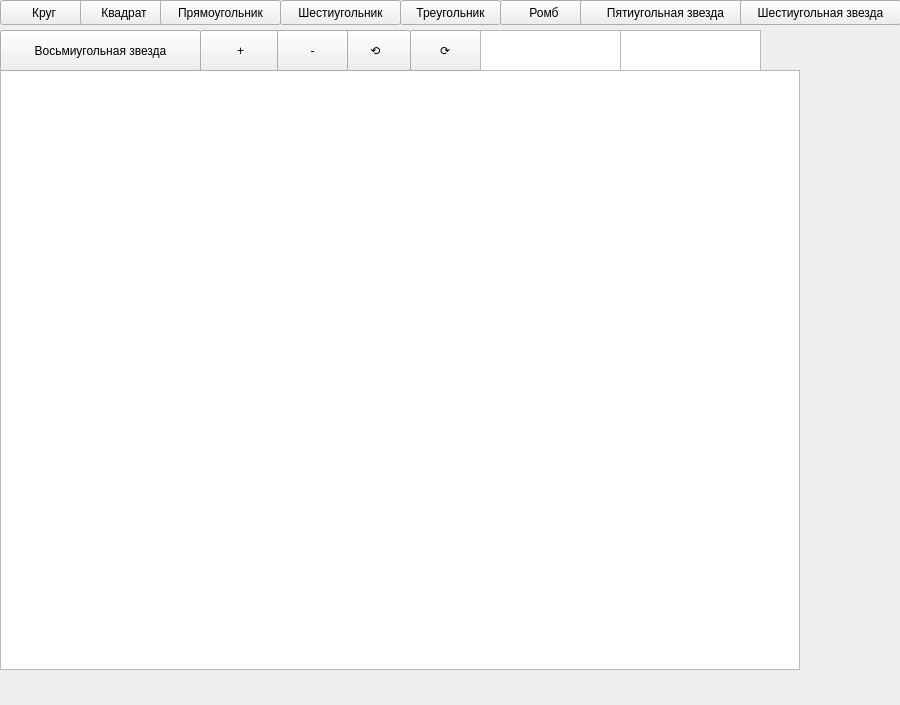
<?xml version="1.0" encoding="UTF-8"?>
<ui version="4.0">
 <class>MainWindow</class>
 <widget class="QMainWindow" name="MainWindow">
  <property name="geometry">
   <rect>
    <x>0</x>
    <y>0</y>
    <width>900</width>
    <height>705</height>
   </rect>
  </property>
  <property name="minimumSize">
   <size>
    <width>600</width>
    <height>600</height>
   </size>
  </property>
  <property name="maximumSize">
   <size>
    <width>900</width>
    <height>900</height>
   </size>
  </property>
  <property name="windowTitle">
   <string>MainWindow</string>
  </property>
  <widget class="QWidget" name="centralwidget">
   <widget class="QGraphicsView" name="graphicsView">
    <property name="geometry">
     <rect>
      <x>0</x>
      <y>70</y>
      <width>800</width>
      <height>600</height>
     </rect>
    </property>
    <property name="sizePolicy">
     <sizepolicy hsizetype="Ignored" vsizetype="Ignored">
      <horstretch>0</horstretch>
      <verstretch>0</verstretch>
     </sizepolicy>
    </property>
    <property name="minimumSize">
     <size>
      <width>600</width>
      <height>600</height>
     </size>
    </property>
    <property name="maximumSize">
     <size>
      <width>800</width>
      <height>800</height>
     </size>
    </property>
    <property name="baseSize">
     <size>
      <width>0</width>
      <height>0</height>
     </size>
    </property>
    <property name="resizeAnchor">
     <enum>QGraphicsView::AnchorViewCenter</enum>
    </property>
   </widget>
   <widget class="QPushButton" name="pushButton">
    <property name="geometry">
     <rect>
      <x>0</x>
      <y>0</y>
      <width>88</width>
      <height>25</height>
     </rect>
    </property>
    <property name="text">
     <string>Круг</string>
    </property>
   </widget>
   <widget class="QPushButton" name="pushButton_2">
    <property name="geometry">
     <rect>
      <x>80</x>
      <y>0</y>
      <width>88</width>
      <height>25</height>
     </rect>
    </property>
    <property name="text">
     <string>Квадрат</string>
    </property>
   </widget>
   <widget class="QPushButton" name="pushButton_3">
    <property name="geometry">
     <rect>
      <x>160</x>
      <y>0</y>
      <width>121</width>
      <height>25</height>
     </rect>
    </property>
    <property name="text">
     <string>Прямоугольник</string>
    </property>
   </widget>
   <widget class="QPushButton" name="pushButton_4">
    <property name="geometry">
     <rect>
      <x>280</x>
      <y>0</y>
      <width>121</width>
      <height>25</height>
     </rect>
    </property>
    <property name="text">
     <string>Шестиугольник</string>
    </property>
   </widget>
   <widget class="QPushButton" name="pushButton_5">
    <property name="geometry">
     <rect>
      <x>400</x>
      <y>0</y>
      <width>101</width>
      <height>25</height>
     </rect>
    </property>
    <property name="text">
     <string>Треугольник</string>
    </property>
   </widget>
   <widget class="QPushButton" name="pushButton_6">
    <property name="geometry">
     <rect>
      <x>340</x>
      <y>30</y>
      <width>71</width>
      <height>41</height>
     </rect>
    </property>
    <property name="text">
     <string>⟲</string>
    </property>
   </widget>
   <widget class="QPushButton" name="pushButton_7">
    <property name="geometry">
     <rect>
      <x>410</x>
      <y>30</y>
      <width>71</width>
      <height>41</height>
     </rect>
    </property>
    <property name="text">
     <string>⟳</string>
    </property>
   </widget>
   <widget class="QPushButton" name="pushButton_10">
    <property name="geometry">
     <rect>
      <x>200</x>
      <y>30</y>
      <width>81</width>
      <height>41</height>
     </rect>
    </property>
    <property name="text">
     <string>+</string>
    </property>
   </widget>
   <widget class="QTextBrowser" name="textBrowser">
    <property name="geometry">
     <rect>
      <x>480</x>
      <y>30</y>
      <width>141</width>
      <height>41</height>
     </rect>
    </property>
   </widget>
   <widget class="QTextBrowser" name="textBrowser_2">
    <property name="geometry">
     <rect>
      <x>620</x>
      <y>30</y>
      <width>141</width>
      <height>41</height>
     </rect>
    </property>
   </widget>
   <widget class="QPushButton" name="pushButton_8">
    <property name="geometry">
     <rect>
      <x>500</x>
      <y>0</y>
      <width>88</width>
      <height>25</height>
     </rect>
    </property>
    <property name="text">
     <string>Ромб</string>
    </property>
   </widget>
   <widget class="QPushButton" name="pushButton_9">
    <property name="geometry">
     <rect>
      <x>580</x>
      <y>0</y>
      <width>171</width>
      <height>25</height>
     </rect>
    </property>
    <property name="text">
     <string>Пятиугольная звезда</string>
    </property>
   </widget>
   <widget class="QPushButton" name="pushButton_11">
    <property name="geometry">
     <rect>
      <x>740</x>
      <y>0</y>
      <width>161</width>
      <height>25</height>
     </rect>
    </property>
    <property name="text">
     <string>Шестиугольная звезда</string>
    </property>
   </widget>
   <widget class="QPushButton" name="pushButton_12">
    <property name="geometry">
     <rect>
      <x>0</x>
      <y>30</y>
      <width>201</width>
      <height>41</height>
     </rect>
    </property>
    <property name="text">
     <string>Восьмиугольная звезда</string>
    </property>
   </widget>
   <widget class="QPushButton" name="pushButton_13">
    <property name="geometry">
     <rect>
      <x>277</x>
      <y>30</y>
      <width>71</width>
      <height>41</height>
     </rect>
    </property>
    <property name="text">
     <string>-</string>
    </property>
   </widget>
  </widget>
 </widget>
 <resources/>
 <connections/>
</ui>
